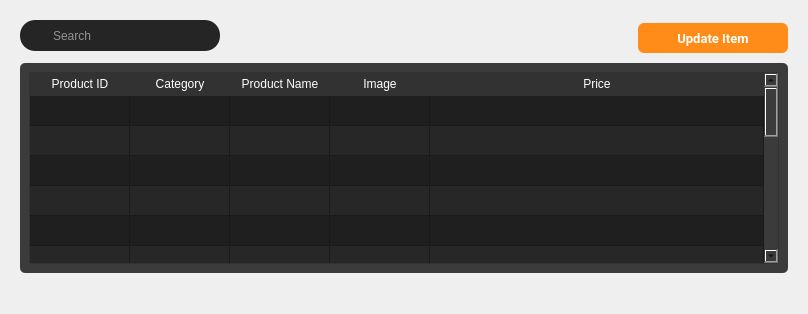
         <widget class="QWidget" name="update_product">
          <layout class="QGridLayout" name="gridLayout_14">
           <item row="0" column="0">
            <widget class="QWidget" name="widget_36" native="true">
             <layout class="QGridLayout" name="gridLayout_9">
              <property name="bottomMargin">
               <number>30</number>
              </property>
              <item row="0" column="0">
               <widget class="QWidget" name="widget_38" native="true">
                <layout class="QHBoxLayout" name="horizontalLayout_11">
                 <property name="spacing">
                  <number>0</number>
                 </property>
                 <property name="leftMargin">
                  <number>0</number>
                 </property>
                 <property name="topMargin">
                  <number>0</number>
                 </property>
                 <property name="rightMargin">
                  <number>0</number>
                 </property>
                 <property name="bottomMargin">
                  <number>6</number>
                 </property>
                 <item alignment="Qt::AlignmentFlag::AlignLeft|Qt::AlignmentFlag::AlignTop">
                  <widget class="QWidget" name="search_frame_2" native="true">
                   <property name="minimumSize">
                    <size>
                     <width>200</width>
                     <height>0</height>
                    </size>
                   </property>
                   <property name="styleSheet">
                    <string notr="true">#search_frame_2{

	border-radius: 15px;
	background-color:#252525;
}
#search_frame_2 QPushButton{
	
	padding: 5px 5px;
	border-radius:5px;

	
}
#search_frame_2 QLineEdit{
	border: none;
	color: white;

}

#seach_frame_2 QPushButton::pressed {

	padding-left:10px;

}
</string>
                   </property>
                   <layout class="QVBoxLayout" name="verticalLayout_15">
                    <property name="leftMargin">
                     <number>2</number>
                    </property>
                    <property name="topMargin">
                     <number>2</number>
                    </property>
                    <property name="rightMargin">
                     <number>2</number>
                    </property>
                    <property name="bottomMargin">
                     <number>2</number>
                    </property>
                    <item>
                     <layout class="QHBoxLayout" name="horizontalLayout_12">
                      <property name="spacing">
                       <number>2</number>
                      </property>
                      <property name="leftMargin">
                       <number>2</number>
                      </property>
                      <property name="topMargin">
                       <number>2</number>
                      </property>
                      <property name="rightMargin">
                       <number>2</number>
                      </property>
                      <item>
                       <widget class="QPushButton" name="pushButton_16">
                        <property name="minimumSize">
                         <size>
                          <width>25</width>
                          <height>25</height>
                         </size>
                        </property>
                        <property name="maximumSize">
                         <size>
                          <width>25</width>
                          <height>25</height>
                         </size>
                        </property>
                        <property name="font">
                         <font>
                          <family>Roboto</family>
                          <pointsize>10</pointsize>
                          <bold>true</bold>
                         </font>
                        </property>
                        <property name="styleSheet">
                         <string notr="true">background-color: none;
border-radius:15px;
</string>
                        </property>
                        <property name="text">
                         <string/>
                        </property>
                        <property name="icon">
                         <iconset>
                          <normaloff>:/iCons/icons/icons8-search-26.png</normaloff>:/iCons/icons/icons8-search-26.png</iconset>
                        </property>
                       </widget>
                      </item>
                      <item>
                       <widget class="QLineEdit" name="lineEdit_4">
                        <property name="styleSheet">
                         <string notr="true">background-color: rgb(37, 37, 37);</string>
                        </property>
                        <property name="placeholderText">
                         <string>Search</string>
                        </property>
                       </widget>
                      </item>
                     </layout>
                    </item>
                   </layout>
                  </widget>
                 </item>
                 <item>
                  <spacer name="horizontalSpacer_4">
                   <property name="orientation">
                    <enum>Qt::Orientation::Horizontal</enum>
                   </property>
                   <property name="sizeHint" stdset="0">
                    <size>
                     <width>418</width>
                     <height>20</height>
                    </size>
                   </property>
                  </spacer>
                 </item>
                 <item>
                  <widget class="QPushButton" name="update_prod_button">
                   <property name="minimumSize">
                    <size>
                     <width>150</width>
                     <height>30</height>
                    </size>
                   </property>
                   <property name="maximumSize">
                    <size>
                     <width>150</width>
                     <height>25</height>
                    </size>
                   </property>
                   <property name="font">
                    <font>
                     <family>Roboto</family>
                     <pointsize>10</pointsize>
                     <bold>true</bold>
                    </font>
                   </property>
                   <property name="styleSheet">
                    <string notr="true">QPushButton {
    padding: 6px 14px;
    font-family: &quot;Roboto&quot;, sans-serif;
    border-radius: 6px;
    border: none;
    color: white;
    background: #FF8C18;
    box-shadow: 0px 0.5px 1.5px rgba(54, 122, 246, 0.25), inset 0px 0.8px 0px -0.25px rgba(255, 255, 255, 0.2);
    user-select: none;
    -webkit-user-select: none;
    touch-action: manipulation;
    transition: background-color 0.2s, box-shadow 0.2s; 
}
QPushButton::pressed {
    background-color: #B7B7B7;
    box-shadow: 0px 1px 2px rgba(0, 0, 0, 0.5) inset;
	color:black;
}
QPushButton:hover {
    background-color: #FFA54E; 
}</string>
                   </property>
                   <property name="text">
                    <string>Update Item</string>
                   </property>
                  </widget>
                 </item>
                </layout>
               </widget>
              </item>
              <item row="1" column="0">
               <widget class="QWidget" name="widget_39" native="true">
                <property name="sizePolicy">
                 <sizepolicy hsizetype="Preferred" vsizetype="Expanding">
                  <horstretch>0</horstretch>
                  <verstretch>0</verstretch>
                 </sizepolicy>
                </property>
                <property name="styleSheet">
                 <string notr="true">background-color: rgb(59, 59, 59);
border-radius:5px;
</string>
                </property>
                <layout class="QVBoxLayout" name="verticalLayout_16">
                 <item>
                  <widget class="QTableWidget" name="update_Table">
                   <property name="sizePolicy">
                    <sizepolicy hsizetype="Expanding" vsizetype="Expanding">
                     <horstretch>50</horstretch>
                     <verstretch>0</verstretch>
                    </sizepolicy>
                   </property>
                   <property name="styleSheet">
                    <string notr="true">QTableWidget {
    background-color: #1F1F1F;
    border-radius: 3px;
    border: 1px solid rgb(50, 50, 50);
}

QTableWidget::section {
    border: none;
    border-bottom: 1px solid #d0c6ff;
    text-align: center; /* Set text alignment to center */
    padding: 3px 5px;
}

QHeaderView::section {
    background-color: rgb(50, 50, 50);
    color: white;
    border: none;
    border-bottom: 1px solid rgb(50, 50, 50);
    text-align: center; /* Set text alignment to center */
    padding: 2px 4px;
}

QTableView::item {
    color: white;
    padding: 5px;
    text-align: center; /* Set text alignment to center */
}

QTableView::item:alternate {
    background-color: #272727; 
}

QScrollBar:vertical {
    border: none;
    background: #3B3B3B;
    width: 10px;
    margin: 0px 0px 0px 0px;
}

QScrollBar::handle:vertical {
    background-color: #606060;
    min-height: 20px;
    border-radius: 5px;
}

QScrollBar::add-line:vertical,
QScrollBar::sub-line:vertical {
    border: none;
    background: none;
}

QScrollBar::add-page:vertical,
QScrollBar::sub-page:vertical {
    background: none;
}

QScrollBar:hover {
    opacity: 0.7;
}
</string>
                   </property>
                   <property name="alternatingRowColors">
                    <bool>true</bool>
                   </property>
                   <property name="sortingEnabled">
                    <bool>true</bool>
                   </property>
                   <attribute name="horizontalHeaderCascadingSectionResizes">
                    <bool>true</bool>
                   </attribute>
                   <attribute name="horizontalHeaderStretchLastSection">
                    <bool>true</bool>
                   </attribute>
                   <attribute name="verticalHeaderVisible">
                    <bool>false</bool>
                   </attribute>
                   <attribute name="verticalHeaderStretchLastSection">
                    <bool>true</bool>
                   </attribute>
                   <row>
                    <property name="text">
                     <string/>
                    </property>
                   </row>
                   <row>
                    <property name="text">
                     <string/>
                    </property>
                   </row>
                   <row>
                    <property name="text">
                     <string/>
                    </property>
                   </row>
                   <row>
                    <property name="text">
                     <string/>
                    </property>
                   </row>
                   <row>
                    <property name="text">
                     <string/>
                    </property>
                   </row>
                   <row>
                    <property name="text">
                     <string/>
                    </property>
                   </row>
                   <row>
                    <property name="text">
                     <string/>
                    </property>
                   </row>
                   <row>
                    <property name="text">
                     <string/>
                    </property>
                   </row>
                   <row>
                    <property name="text">
                     <string/>
                    </property>
                   </row>
                   <row>
                    <property name="text">
                     <string/>
                    </property>
                   </row>
                   <row>
                    <property name="text">
                     <string/>
                    </property>
                   </row>
                   <row>
                    <property name="text">
                     <string/>
                    </property>
                   </row>
                   <row>
                    <property name="text">
                     <string/>
                    </property>
                   </row>
                   <row>
                    <property name="text">
                     <string/>
                    </property>
                   </row>
                   <row>
                    <property name="text">
                     <string/>
                    </property>
                   </row>
                   <row>
                    <property name="text">
                     <string/>
                    </property>
                   </row>
                   <column>
                    <property name="text">
                     <string>Product ID</string>
                    </property>
                   </column>
                   <column>
                    <property name="text">
                     <string>Category</string>
                    </property>
                   </column>
                   <column>
                    <property name="text">
                     <string>Product Name</string>
                    </property>
                   </column>
                   <column>
                    <property name="text">
                     <string>Image</string>
                    </property>
                   </column>
                   <column>
                    <property name="text">
                     <string>Price</string>
                    </property>
                   </column>
                  </widget>
                 </item>
                </layout>
               </widget>
              </item>
             </layout>
            </widget>
           </item>
          </layout>
         </widget>
